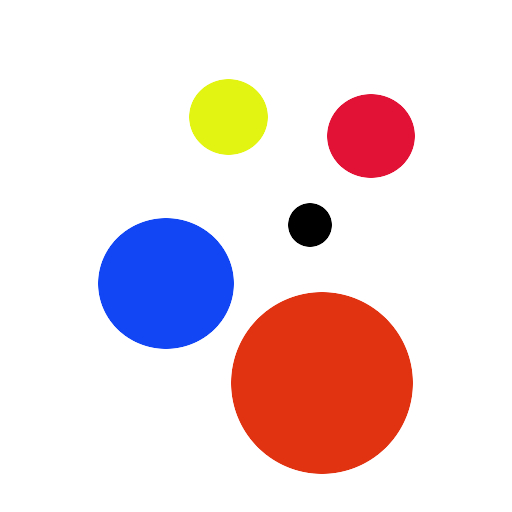
//> input picture Pictures/Example.jpg, 512 x 512 px, given in place of the camera
$ ./videoColorDetection   (built with g++ and OpenCV 4)
//> lines starting //> are read from the running program, lines starting //| are printed output that depends on the picture; after the words box and inside, x2 and y2 are one past the last pixel; in counts of white or black regions, pixels touching at a corner belong together
#include <iostream>
#include <opencv2/opencv.hpp>

using namespace cv;
using namespace std;

int main(int argv, char ** argc)
{
    cv::VideoCapture cap(0);
    // Read the image file.
    cv::Mat image;

    // Check for failure
    if(!cap.open(0))
    {
        std::cout << "Could not open or find the image" << std::endl;
        cin.get();
        return -1;
    }
    while(true)
    {
        cap >> image;
//> image is the input picture: 512 rows x 512 cols, CV_8UC3; mean B, G, R 220.8, 218.1, 236.8

        // Change the color space from BGR to HSV.
        cv::cvtColor(image, image,  COLOR_BGR2HSV);
//> image: 512 rows x 512 cols, CV_8UC3; mean H, S, V 11.4, 45.2, 249.2

        // Make a name for a window
        cv::String windowName = "Hue Wheel!";

        // Make a window with name WindowName.
        cv::namedWindow(windowName);

        // Create new image to hold filtered image.
        cv::Mat mask;

        // Create an upper and lower scalar to filter colors.
        cv::Scalar lowerRange = Scalar(310, 10, 0), upperRange = Scalar(50, 360, 360);

        if(lowerRange[0] > upperRange[0]) // If the range passes zero then
        {                                 // extra steps need to be taken to
            cv::Mat lowerPic, upperPic;   // filter image.

            // Filter lowerRange to zero.
            cv::inRange(image, lowerRange, cv::Scalar(0, upperRange[1], upperRange[2]), lowerPic);
//> lowerPic: 512 rows x 512 cols, CV_8UC1; every value is 0

            //Filter zero to upperRange.
            cv::inRange(image, cv::Scalar(0, lowerRange[1], lowerRange[2]), upperRange, upperPic);
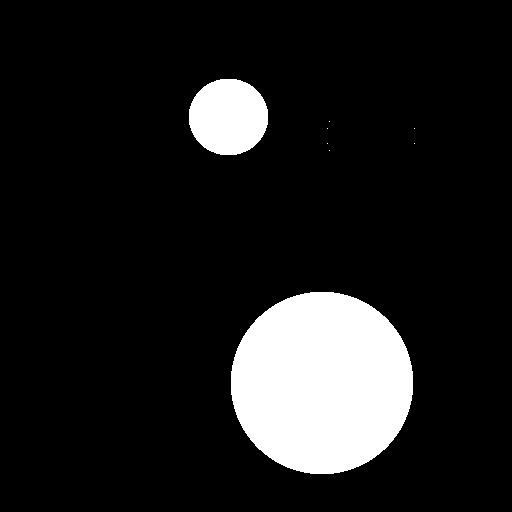
//> upperPic: 512 rows x 512 cols, CV_8UC1; 11.8% white; 8 white regions (6 under 20 px), largest, box (x1, y1, x2, y2) and area: (231, 292, 413, 474) 26170, (189, 79, 268, 155) 4784

            // Combine upperPic and lowerPic together into mask.
            cv::addWeighted(lowerPic, 1.0, upperPic, 1.0, 0.0, mask);

        }
        else
        {

            // Filter image
            cv::inRange(image, lowerRange, upperRange, mask);
        }

        //Blur image to get rid of bad data points
        cv::GaussianBlur(mask, mask, Size(9, 9), 2, 2);
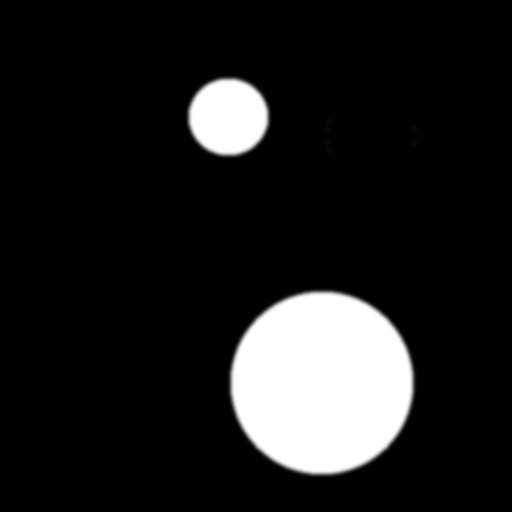
//> mask: 512 rows x 512 cols, CV_8UC1; 3.09% of pixels changed, all inside (x1, y1, x2, y2) = (185, 75, 419, 478)

        cv::Moments m = moments(mask, true);
//> m = moments, m00 35328, centre m10/m00, m01/m00 = (306, 334.6)
        cv::Point p(m.m10/m.m00, m.m01/m.m00);
//> p = Point(306, 334)

        std::cout << Mat(p) << std::endl;
//| [306;
//|  334]

        cv::circle(mask, p, 5, cv::Scalar(128, 0, 0), -1);
//> mask: 512 rows x 512 cols, CV_8UC1; 81 pixels changed, all inside (x1, y1, x2, y2) = (301, 329, 312, 340)

        // Show mask.
        cv::imshow(windowName, mask);

        // Wait for keyboard input.
        cv::waitKey(0);

        // Destroy window with name windowName.
        cv::destroyWindow(windowName);
    }

    return 0;
}
